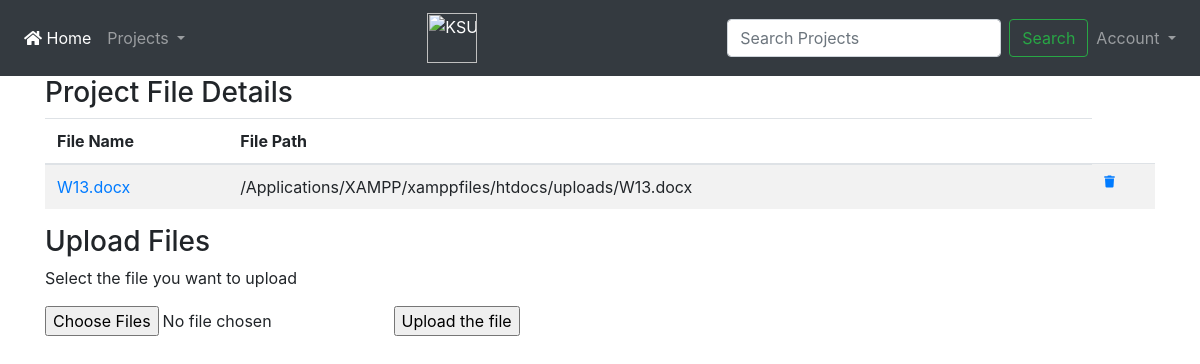
/pmo_files.php?project_id=105 (signed in), run on the app's committed database.
### tables this page shows
CREATE TABLE `project_file` (
  `file_id` bigint(20) UNSIGNED NOT NULL,
  `file_name` varchar(45) NOT NULL,
  `file_path` varchar(100) NOT NULL,
  `project_id` bigint(20) UNSIGNED NOT NULL
);

### pmo_files.php (the view, shortened to what this page needs)
<?php
require 'pmo_functions.php';
$conn = pdo_connect_mysql();
$stmt = $conn->prepare('SELECT * FROM project_file WHERE project_file.project_id = ?');
$stmt->execute([$_GET['project_id']]);
$records = $stmt->fetchAll(PDO::FETCH_ASSOC);
?>
<?=template_header('Project Files')?>
<div class="container">
    <h3>Project File Details</h3>
        <table class="table table-striped">
            <thead>
                <tr>
                    <th>File Name</th>
                    <th>File Path</th>
                </tr>
            </thead>
            <tbody>
                <?php foreach($records as $record){?>
                    <tr>
                        <td><a href="<?=$record['file_path']?>"><?=$record['file_name']?></a></td>
                        <td><?=$record['file_path']?></td>
                        <td><a  href="delete_files.php?file_id=<?=$record['file_id']?>"><i class="fas fa-trash fa-xs"></i></a></td>
                    </tr>
                <?php } ?>
            </tbody>
        </table>
        <h3> Upload Files </h3>
        <form action="upload.php" method="post" enctype="multipart/form-data">
            <p>Select the file you want to upload</p>
            <input type="file" name="fileToUpload[]" multiple>
            <input type="submit" value="Upload the file" name="submit">
        </form>
</div>

### pmo_style.css (style rules this page uses)
* { box-sizing: border-box; font-family: -apple-system, BlinkMacSystemFont, "segoe ui", roboto, oxygen, ubuntu, cantarell, "fira sans", "droid sans", "helvetica neue", Arial, sans-serif; font-size: 16px; -webkit-font-smoothing: antialiased; -moz-osx-font-smoothing: grayscale; }
body { background-color: #FFFFFF; margin: 0; }

### data on the page
project_file: file_name "W13.docx", file_path "/Applications/XAMPP/xamppfiles/htdocs/uploads/W13.docx"
